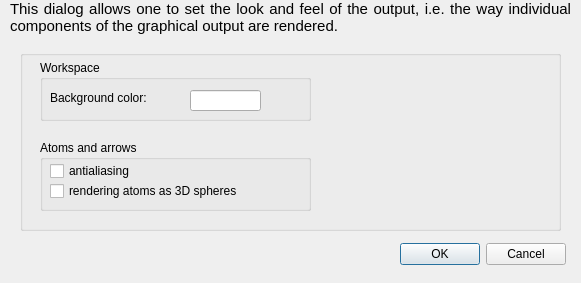
<?xml version="1.0" encoding="UTF-8"?>
<ui version="4.0">
 <class>DLookAndFeel</class>
 <widget class="QDialog" name="DLookAndFeel">
  <property name="geometry">
   <rect>
    <x>0</x>
    <y>0</y>
    <width>581</width>
    <height>283</height>
   </rect>
  </property>
  <property name="windowTitle">
   <string>Look and Feel</string>
  </property>
  <widget class="QLabel" name="textLabel1">
   <property name="geometry">
    <rect>
     <x>10</x>
     <y>0</y>
     <width>561</width>
     <height>51</height>
    </rect>
   </property>
   <property name="sizePolicy">
    <sizepolicy hsizetype="Preferred" vsizetype="Preferred">
     <horstretch>0</horstretch>
     <verstretch>0</verstretch>
    </sizepolicy>
   </property>
   <property name="text">
    <string>&lt;!DOCTYPE HTML PUBLIC &quot;-//W3C//DTD HTML 4.0//EN&quot; &quot;http://www.w3.org/TR/REC-html40/strict.dtd&quot;&gt;
&lt;html&gt;&lt;head&gt;&lt;meta name=&quot;qrichtext&quot; content=&quot;1&quot; /&gt;&lt;style type=&quot;text/css&quot;&gt;
p, li { white-space: pre-wrap; }
&lt;/style&gt;&lt;/head&gt;&lt;body style=&quot; font-family:'Ubuntu'; font-size:11pt; font-weight:400; font-style:normal;&quot;&gt;
&lt;p align=&quot;justify&quot; style=&quot; margin-top:0px; margin-bottom:0px; margin-left:0px; margin-right:0px; -qt-block-indent:0; text-indent:0px;&quot;&gt;This dialog allows one to set the look and feel of the output, i.e. the way individual components of the graphical output are rendered.&lt;/p&gt;&lt;/body&gt;&lt;/html&gt;</string>
   </property>
   <property name="textFormat">
    <enum>Qt::RichText</enum>
   </property>
   <property name="alignment">
    <set>Qt::AlignLeading|Qt::AlignLeft|Qt::AlignTop</set>
   </property>
   <property name="wordWrap">
    <bool>true</bool>
   </property>
   <property name="margin">
    <number>5</number>
   </property>
  </widget>
  <widget class="QDialogButtonBox" name="buttonBox">
   <property name="geometry">
    <rect>
     <x>390</x>
     <y>240</y>
     <width>176</width>
     <height>28</height>
    </rect>
   </property>
   <property name="standardButtons">
    <set>QDialogButtonBox::Cancel|QDialogButtonBox::Ok</set>
   </property>
  </widget>
  <widget class="QGroupBox" name="gbox_atoms_2">
   <property name="geometry">
    <rect>
     <x>20</x>
     <y>50</y>
     <width>541</width>
     <height>181</height>
    </rect>
   </property>
   <property name="title">
    <string/>
   </property>
   <widget class="QGroupBox" name="gbox_atoms">
    <property name="geometry">
     <rect>
      <x>20</x>
      <y>90</y>
      <width>271</width>
      <height>71</height>
     </rect>
    </property>
    <property name="title">
     <string>Atoms and arrows</string>
    </property>
    <widget class="QCheckBox" name="antialiase">
     <property name="geometry">
      <rect>
       <x>10</x>
       <y>20</y>
       <width>161</width>
       <height>22</height>
      </rect>
     </property>
     <property name="text">
      <string>antialiasing</string>
     </property>
    </widget>
    <widget class="QCheckBox" name="atom_3dsphere">
     <property name="geometry">
      <rect>
       <x>10</x>
       <y>40</y>
       <width>241</width>
       <height>22</height>
      </rect>
     </property>
     <property name="text">
      <string>rendering atoms as 3D spheres</string>
     </property>
    </widget>
   </widget>
   <widget class="QGroupBox" name="gbox_atoms_3">
    <property name="geometry">
     <rect>
      <x>20</x>
      <y>10</y>
      <width>271</width>
      <height>61</height>
     </rect>
    </property>
    <property name="title">
     <string>Workspace</string>
    </property>
    <widget class="QLabel" name="label">
     <property name="geometry">
      <rect>
       <x>10</x>
       <y>30</y>
       <width>131</width>
       <height>16</height>
      </rect>
     </property>
     <property name="text">
      <string>Background color:</string>
     </property>
    </widget>
    <widget class="QLineEdit" name="bgcolor">
     <property name="geometry">
      <rect>
       <x>150</x>
       <y>30</y>
       <width>71</width>
       <height>21</height>
      </rect>
     </property>
     <property name="readOnly">
      <bool>true</bool>
     </property>
    </widget>
   </widget>
  </widget>
  <zorder>buttonBox</zorder>
  <zorder>textLabel1</zorder>
  <zorder>gbox_atoms_2</zorder>
 </widget>
 <layoutdefault spacing="6" margin="11"/>
 <resources/>
 <connections>
  <connection>
   <sender>buttonBox</sender>
   <signal>accepted()</signal>
   <receiver>DLookAndFeel</receiver>
   <slot>accept()</slot>
   <hints>
    <hint type="sourcelabel">
     <x>477</x>
     <y>253</y>
    </hint>
    <hint type="destinationlabel">
     <x>290</x>
     <y>141</y>
    </hint>
   </hints>
  </connection>
  <connection>
   <sender>buttonBox</sender>
   <signal>rejected()</signal>
   <receiver>DLookAndFeel</receiver>
   <slot>reject()</slot>
   <hints>
    <hint type="sourcelabel">
     <x>477</x>
     <y>253</y>
    </hint>
    <hint type="destinationlabel">
     <x>290</x>
     <y>141</y>
    </hint>
   </hints>
  </connection>
 </connections>
</ui>
